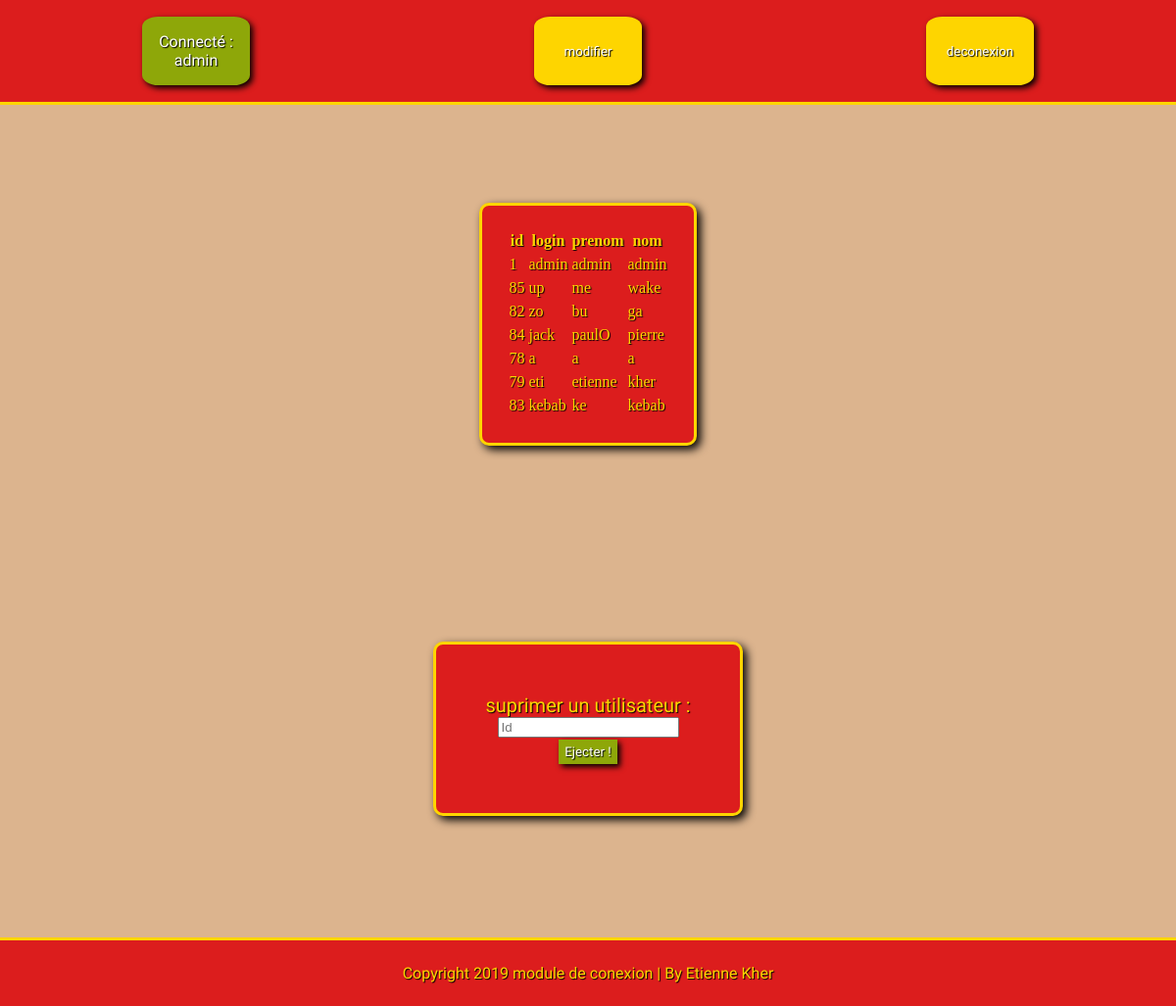
Page / (signed in) on the committed database.
### tables this page shows
CREATE TABLE IF NOT EXISTS `utilisateurs` (
  `id` int(11) NOT NULL AUTO_INCREMENT,
  `login` varchar(255) NOT NULL,
  `prenom` varchar(255) NOT NULL,
  `nom` varchar(255) NOT NULL,
  `password` varchar(255) NOT NULL,
  PRIMARY KEY (`id`)
);

### admin.php (the view, shortened to what this page needs)
<?php
$bd=mysqli_connect("localhost","root","","moduleconnexion");
$sql="select id, login , prenom , nom from utilisateurs;";
$envoit=mysqli_query($bd,$sql);
$reception=mysqli_fetch_all($envoit);
echo "<table><tr><th>id</th><th>login</th><th>prenom</th><th>nom</th><tr>";
foreach ($reception as $user)
{
	echo "<tr>";
	foreach ($user as $categorie )
	{
		echo"<td> $categorie </td>";
	}
		echo "<tr>";
}
echo "</table>";
?>
<form class="form-ins" action="index.php" method="post">
	<label>suprimer un utilisateur :</label>
	<input type="number" name="idsup" placeholder="Id" required>
	<input class="val" type="submit" name="supr" value="Ejecter !">
</form>

### index.php (shortened to what this page needs)
<!DOCTYPE html>
<html>
<head>
	<link rel="stylesheet" type="text/css" href="style.php">
</head>
<body>
	<header>
<?php
if(isset($_POST['mod'])||isset($_POST['env-modif']))
{
	include('profil.php');
}
else
{
		if(isset($_POST['dem-insc'])||isset($_SESSION['err']))
		{
			include 'inscription.php';
		}
	else
	{
		if(isset($_SESSION['login']))
		{	echo"<div class=\"lien-bout ac bon\">Connecté :<br>".$_SESSION['login']."</div><form method=\"post\" action=\"index.php\">
							<input class=\"lien-bout\" type=\"submit\" name=\"mod\" value=\"modifier\">
						</form>
					<form method=\"post\" action=\"index.php\">
							<input class=\"lien-bout\" type=\"submit\" name=\"destroy\" value=\"deconexion\">
						</form>
					</header>";
			if($_SESSION['id']==1)
			{
				include('admin.php');
			}
		}
		else
		{
			include('connexion.php');
		}
	}
}
?>
<footer>Copyright 2019 module de conexion | By Etienne Kher </footer>
</body>
</html>

### rows in the picture
utilisateurs: id "1", categorie "admin"
utilisateurs: id "85", login "up", prenom "me", nom "wake"
utilisateurs: id "82", login "zo", prenom "bu", nom "ga"
utilisateurs: id "84", login "jack", prenom "paulO", nom "pierre"
utilisateurs: id "78", categorie "a"
utilisateurs: id "79", login "eti", prenom "etienne", nom "kher"
utilisateurs: id "83", categorie "kebab", prenom "ke"

### other values in the picture
$_SESSION['login'] "admin"
